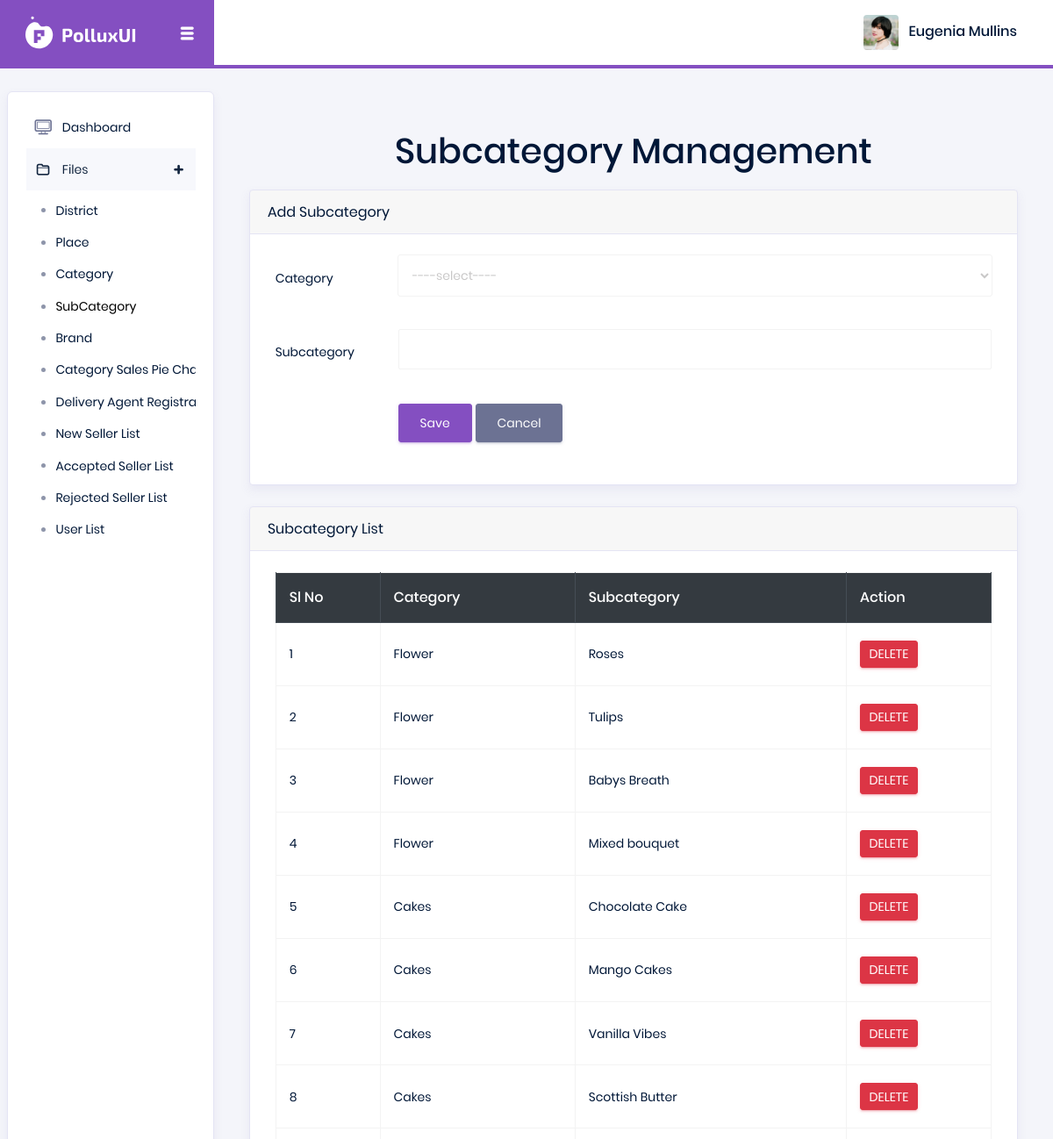
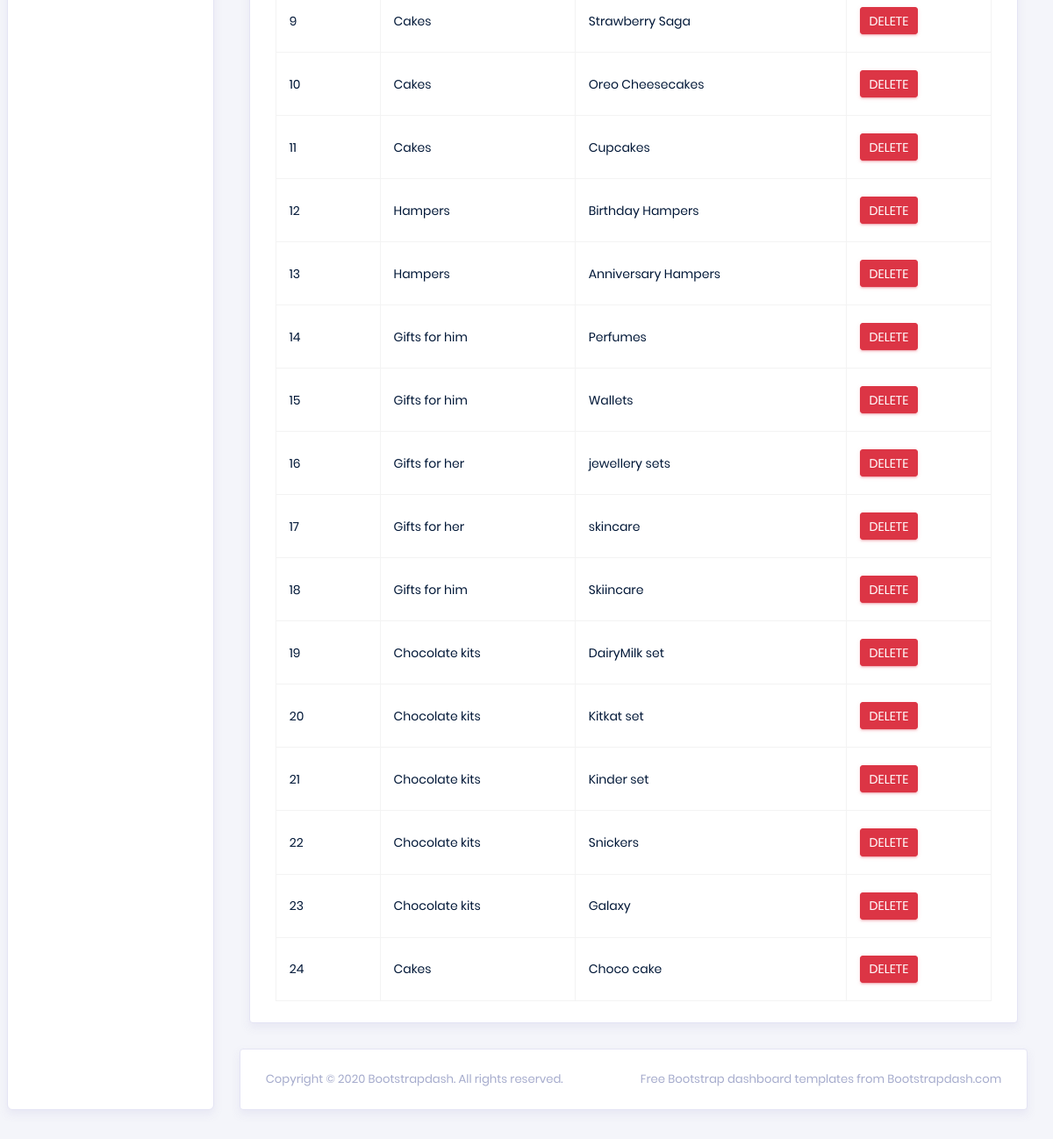
/Project/Admin/SubCategory.php, run on the app's committed database (2 pictures, top to bottom).
### tables this page shows
CREATE TABLE `tbl_subcategory` (
  `subcategory_id` int(11) NOT NULL,
  `subcategory_name` varchar(60) NOT NULL,
  `category_id` int(11) NOT NULL
);

CREATE TABLE `tbl_category` (
  `category_id` int(11) NOT NULL,
  `category_name` varchar(60) NOT NULL
);

### Project/Admin/SubCategory.php (the view, shortened to what this page needs)
<?php
include("Head.php");
 include("../Assets/Connection/Connection.php");
	?>
<!DOCTYPE html PUBLIC "-//W3C//DTD XHTML 1.0 Transitional//EN" "http://www.w3.org/TR/xhtml1/DTD/xhtml1-transitional.dtd">
<html xmlns="http://www.w3.org/1999/xhtml">
<head>
</head>
<body>
<div class="container mt-5">
  <h2 class="text-center mb-4">Subcategory Management</h2>
  <form id="form1" name="form1" method="post" action="">
    <div class="card mb-4">
      <div class="card-header">Add Subcategory</div>
      <div class="card-body">
        <div class="form-group row">
          <label for="selCategory" class="col-sm-2 col-form-label">Category</label>
          <div class="col-sm-10">
            <select name="selCategory" id="selCategory" class="form-control">
              <option value="----select----">----select----</option>
            </select>
          </div>
        </div>
        <div class="form-group row">
          <label for="txt_subcategory" class="col-sm-2 col-form-label">Subcategory</label>
          <div class="col-sm-10">
            <input type="text" name="txt_subcategory" id="txt_subcategory" class="form-control" />
          </div>
        </div>
        <div class="form-group row">
          <div class="col-sm-10 offset-sm-2">
            <input type="submit" name="btn_submit" id="btn_submit" value="Save" class="btn btn-primary" />
            <input type="reset" name="btn_cancel" id="btn_cancel" value="Cancel" class="btn btn-secondary" />
          </div>
        </div>
      </div>
    </div>
  </form>
  <div class="card">
    <div class="card-header">Subcategory List</div>
    <div class="card-body">
      <table class="table table-bordered table-hover">
        <thead class="thead-dark">
          <tr>
            <th scope="col">Sl No</th>
            <th scope="col">Category</th>
            <th scope="col">Subcategory</th>
            <th scope="col">Action</th>
          </tr>
        </thead>
        <tbody>
          <?php
          $selQry = "select * from tbl_subcategory s inner join tbl_category c on s.category_id=c.category_id";
          $result = $con->query($selQry);
          $i = 0;
          while ($data = $result->fetch_assoc()) {
            $i++;
          ?>
            <tr>
              <td><?php echo $i ?></td>
              <td><?php echo $data['category_name'] ?></td>
              <td><?php echo $data['subcategory_name'] ?></td>
              <td>
                <a href="SubCategory.php?delID=<?php echo $data['subcategory_id'] ?>" class="btn btn-danger btn-sm">DELETE</a>
              </td>
            </tr>
          <?php
          }
          ?>
        </tbody>
      </table>
    </div>
  </div>
</div>
</body>
</html>
<?php
        include("Foot.php");
        ?>

### data on the page
tbl_subcategory: category.category_name "Flower", subcategory_name "Roses"
tbl_subcategory: category.category_name "Flower", subcategory_name "Tulips"
tbl_subcategory: category.category_name "Flower", subcategory_name "Babys Breath"
tbl_subcategory: category.category_name "Flower", subcategory_name "Mixed bouquet"
tbl_subcategory: category.category_name "Cakes", subcategory_name "Chocolate Cake"
tbl_subcategory: category.category_name "Cakes", subcategory_name "Mango Cakes"
tbl_subcategory: category.category_name "Cakes", subcategory_name "Vanilla Vibes"
tbl_subcategory: category.category_name "Cakes", subcategory_name "Scottish Butter"
tbl_subcategory: category.category_name "Cakes", subcategory_name "Strawberry Saga"
tbl_subcategory: category.category_name "Cakes", subcategory_name "Oreo Cheesecakes"
tbl_subcategory: category.category_name "Cakes", subcategory_name "Cupcakes"
tbl_subcategory: category.category_name "Hampers", subcategory_name "Birthday Hampers"
tbl_subcategory: category.category_name "Hampers", subcategory_name "Anniversary Hampers"
tbl_subcategory: category.category_name "Gifts for him", subcategory_name "Perfumes"
tbl_subcategory: category.category_name "Gifts for him", subcategory_name "Wallets"
tbl_subcategory: category.category_name "Gifts for her", subcategory_name "jewellery sets"
tbl_subcategory: category.category_name "Gifts for her", subcategory_name "skincare"
tbl_subcategory: category.category_name "Gifts for him", subcategory_name "Skiincare"
tbl_subcategory: category.category_name "Chocolate kits", subcategory_name "DairyMilk set"
tbl_subcategory: category.category_name "Chocolate kits", subcategory_name "Kitkat set"
tbl_subcategory: category.category_name "Chocolate kits", subcategory_name "Kinder set"
tbl_subcategory: category.category_name "Chocolate kits", subcategory_name "Snickers"
tbl_subcategory: category.category_name "Chocolate kits", subcategory_name "Galaxy"
tbl_subcategory: category.category_name "Cakes", subcategory_name "Choco cake"
